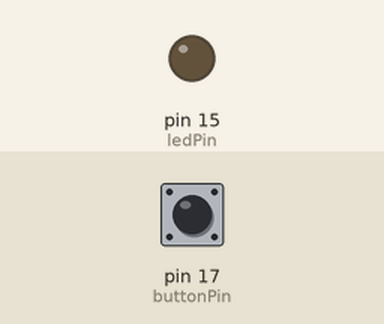
Recording of a sketch running on a simulated Arduino Uno, built with avr-gcc and run on an emulated ATmega328P. Shown: output pins drawn as LEDs (lit = HIGH). Inputs (shaded band) come from the test bench; at power-on: pin 17 (buttonPin) LOW.

Above: at 1.2 s.
1.3 s: pin 17 (buttonPin) pulled HIGH for 0.15 s
At 1.37 s:
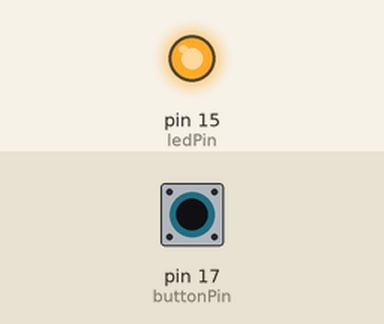
2.9 s: pin 17 (buttonPin) pulled HIGH for 3.2 s
At 6.8 s:
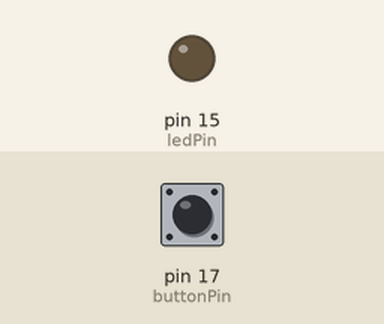
Timing chart, 0 to 8.3 s (numbered marks = the images above; inputs shaded):
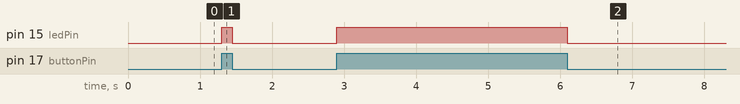

Measured:
- after the input at 1.3 s, pin 15 (ledPin): LOW → HIGH at once, → LOW 0.15 s later
- after the input at 2.9 s, pin 15 (ledPin): LOW → HIGH at once, → LOW 3.2 s later

The sketch:

trabajo_en_clase_5_entrada_digital.ino
```cpp
const int buttonPin = 17;     // pin del boton
const int ledPin =  15;      // pin del led (externo)

// variables will change:
int buttonState = 0;         // variable para estado del boton

void setup() {
  pinMode(ledPin, OUTPUT);
  pinMode(buttonPin, INPUT);
}

void loop() {
  buttonState = digitalRead(buttonPin);//lectura digital del pin led pulsante


  if (buttonState == HIGH) {
    //encender
    digitalWrite(ledPin, HIGH);
  } else {
    //apagar
    digitalWrite(ledPin, LOW);
  }
}
```
